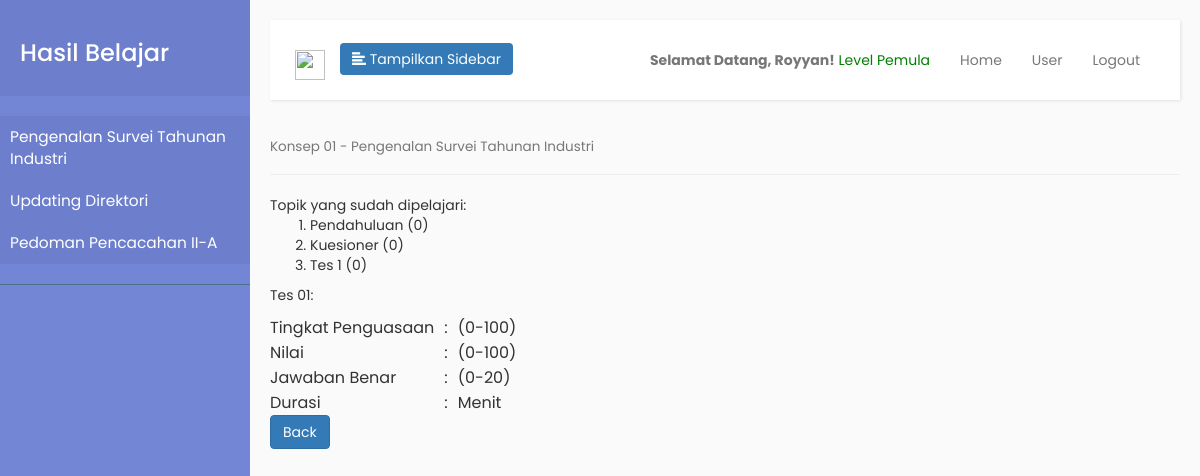
/hasil_belajar.php?konsep_aktif=01&topik_aktif=01 (signed in), run on an earlier commit of the app's database.
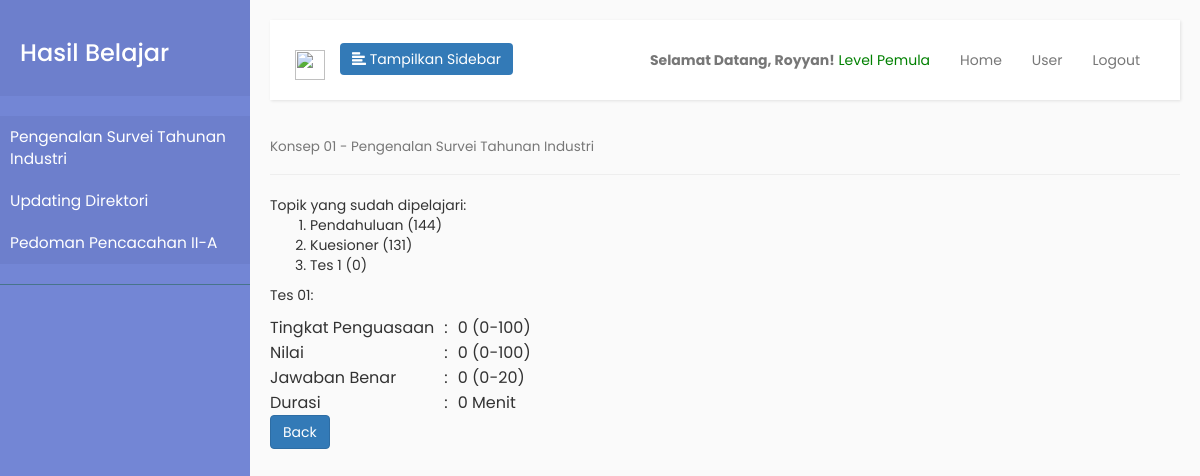
And on a later commit of the database.
### tables this page shows
CREATE TABLE `materi` (
  `id_konsep` varchar(2) NOT NULL,
  `judul_konsep` varchar(256) NOT NULL,
  `id_topik` varchar(4) NOT NULL,
  `judul_topik` varchar(256) NOT NULL,
  `id` int(11) NOT NULL,
  `video_url` varchar(256) NOT NULL
);

CREATE TABLE `riwayattopik` (
  `id` int(11) NOT NULL,
  `ID_siswa` varchar(256) NOT NULL,
  `ID_topik` varchar(256) NOT NULL,
  `jumlah_topik` int(11) NOT NULL
);

CREATE TABLE `konseptes` (
  `id` int(11) NOT NULL,
  `ID_siswa` varchar(256) NOT NULL,
  `ID_tes` varchar(256) NOT NULL,
  `bobot_tes` int(11) NOT NULL,
  `durasi` int(11) NOT NULL,
  `jawaban_benar` int(11) NOT NULL,
  `nilai` int(11) NOT NULL,
  `tingkat_penguasaan` int(11) NOT NULL,
  `jumlah_tes` int(11) NOT NULL
);

### hasil_belajar.php (the view, shortened to what this page needs)
<?php
    require('blog_connect.php');
    $konsep_aktif = $_GET['konsep_aktif'];
    $topik_aktif = $_GET['topik_aktif'];
    $id_siswa = $_SESSION['nip'];
    $query = "SELECT id_konsep, judul_konsep, id_topik, judul_topik, video_url FROM materi WHERE id_konsep = '$konsep_aktif' AND id_topik = " . $konsep_aktif . $topik_aktif;
    $result = $con->query($query);
    $row = $result->fetch(PDO::FETCH_NUM);
    $konsep_aktif_judul = $row[1];
    $query = "SELECT id_siswa, id_tes, bobot_tes, durasi, jawaban_benar, nilai, tingkat_penguasaan, jumlah_tes FROM konseptes WHERE id_siswa = $id_siswa AND id_tes = $konsep_aktif";
    $result = $con->query($query);
    $row = $result->fetch(PDO::FETCH_NUM);
    $durasi = $row[3];
    $jawaban_benar = $row[4];
    $nilai = $row[5];
    $tingkat_penguasaan = $row[6];
?>
<html !DOCTYPE>
    <?php require('head.php'); ?>
    <body>
    <div class="wrapper">
        <?php
            include('sidebar_singkat.php');
        ?>
        <div id="content" class="container">
            <?php
                include('navbar.php');
            ?>
            <h4>
                <small><?php echo "Konsep " . $konsep_aktif . " - " . $konsep_aktif_judul; ?></small>
            </h4>
            <hr />
            Topik yang sudah dipelajari:
            <ol>
            <?php
                $query_judul = "SELECT id_konsep, judul_konsep, id_topik, judul_topik FROM materi WHERE id_konsep = $konsep_aktif";
                $result_judul = $con->query($query_judul);
                while ($row_judul = $result_judul->fetch(PDO::FETCH_NUM)) {
                    $jumlah = 0;
                    $query = "SELECT id_topik, jumlah_topik FROM riwayattopik WHERE id_siswa = $id_siswa AND id_topik = ". $row_judul[2];
                    $result = $con->query($query);
                    $row = $result->fetch(PDO::FETCH_NUM);
                    if ($row != NULL) {
                        $jumlah = $row[1];
                    }
                    echo "<li>" . $row_judul[3] . " (" . $jumlah . ")</ li>";
                }
            ?>
            </ol>
            Tes <?= $konsep_aktif ?>:
            <table>
                <tr>
                    <td>Tingkat Penguasaan</td>
                    <td style="padding:0 10px;">:</td>
                    <td><?= $tingkat_penguasaan ?> (0-100)</td>
                </tr>
                <tr>
                    <td>Nilai</td>
                    <td style="padding:0 10px;">:</td>
                    <td><?= $nilai ?> (0-100)</td>
                </tr>
                <tr>
                    <td>Jawaban Benar</td>
                    <td style="padding:0 10px;">:</td>
                    <td><?= $jawaban_benar ?> (0-20)</td>
                </tr>
                <tr>
                    <td>Durasi</td>
                    <td style="padding:0 10px;">:</td>
                    <td><?= $durasi ?> Menit</td>
                </tr>
            </table>
            <a href="index.php"><button type="submit" class="btn btn-primary">Back</button></a>
        </div>
    </div>
    </body>
</html>

### head.php (shortened to what this page needs)
<head>
    <link rel="stylesheet" href="https://maxcdn.bootstrapcdn.com/bootstrap/3.3.7/css/bootstrap.min.css">
    <link rel="stylesheet" href="https://cdnjs.cloudflare.com/ajax/libs/bootstrap-datepicker/1.4.1/css/bootstrap-datepicker3.css">
    <link rel="stylesheet" href="css/main.css">
    <link rel="stylesheet" href="css/sidebar.css">
</head>

### sidebar_singkat.php (shortened to what this page needs)
<nav id="sidebar">
    <div class="sidebar-header">
        <h3>Hasil Belajar</h3>
    </div>
    <ul class="list-unstyled components">
        <?php
            $query = "SELECT id_konsep, judul_konsep, id_topik, judul_topik FROM materi";
            $result = $con->query($query);
            $row = $result->fetch(PDO::FETCH_NUM);
            $crnt_judul = $row[1];
            $konsep_pilih = 1;
            echo('
                <li class="active">
                            <a href="hasil_belajar.php?konsep_aktif=0'.$konsep_pilih.'&topik_aktif=0'.$konsep_pilih.'">'.$crnt_judul.'</a>
            ');
            while($row = $result->fetch(PDO::FETCH_NUM)) {
                if ($row[1] != $crnt_judul)
                {
                    $crnt_judul = $row[1];
                    $konsep_pilih++;
                    echo (
                            '</li>
                        <li class="active">
                            <a href="hasil_belajar.php?konsep_aktif=0'.$konsep_pilih.'&topik_aktif=0'.$konsep_pilih.'">'.$crnt_judul.'</a>
                    ');
                }
            }
            echo('</li></ul>');
        ?>
</nav>

### navbar.php
<nav class="navbar navbar-default">
    <div class="container-fluid">
        <div class="navbar-header">
            <button type="button" id="sidebarCollapse" class="btn btn-primary navbar-btn">
                <i class="glyphicon glyphicon-align-left"></i>
                <span>Tampilkan Sidebar</span>
            </button>
            <a class="navbar-brand" href="index.php">
                <img src="logo.png" width="30" height="30" alt="">
            </a>
        </div>
        <div class="collapse navbar-collapse" id="bs-example-navbar-collapse-1">
            <ul class="nav navbar-nav navbar-right">
                <li>
                    <a href="#"><b>Selamat Datang, <?= $_SESSION['nama'] ?>!</b> <span style="color:green">Level
                    <?php
                        $level_pengetahuan = $_SESSION['level_pengetahuan'];
                        if ($level_pengetahuan < 40) {
                            echo "Pemula";
                        } else if ($level_pengetahuan >= 40 && $level_pengetahuan <70) {
                            echo "Menengah";
                        } else if ($level_pengetahuan >= 70 && $level_pengetahuan < 90) {
                            echo "Baik!";
                        } else {
                            echo "Ahli!";
                        }
                    ?></span>
                    </a>
                </li>
                <li>
                    <a href="index.php">Home</a>
                </li>
                <li>
                    <a href="profile.php">User</a>
                </li>
                <li>
                    <a href="logout.php">Logout</a>
                </li>
            </ul>
        </div>
    </div>
</nav>

### css/sidebar.css (style rules this page uses)
body { font-family: 'Poppins', sans-serif; background: #fafafa; }
a, a:hover, a:focus { color: inherit; text-decoration: none; transition: all 0.3s; }
.navbar { padding: 15px 10px; background: #fff; border: none; border-radius: 0; margin-bottom: 40px; box-shadow: 1px 1px 3px rgba(0, 0, 0, 0.1); }
.navbar-btn { box-shadow: none; outline: none !important; border: none; }
.wrapper { display: flex; align-items: stretch; }
#sidebar { min-width: 250px; max-width: 250px; background: #7386D5; color: #fff; transition: all 0.3s; }
#sidebar .sidebar-header { padding: 20px; background: #6d7fcc; }
#sidebar ul.components { padding: 20px 0; border-bottom: 1px solid #47748b; }
#sidebar ul li a { padding: 10px; font-size: 1.1em; display: block; }
#sidebar ul li.active>a, a[aria-expanded="true"] { color: #fff; background: #6d7fcc; }
#content { padding: 20px; min-height: 100vh; transition: all 0.3s; }

What changed in the data, as far as the page shows it:
computed for materi "Pendahuluan": riwayattopik.jumlah_topik "0" → "144"
computed for materi "Kuesioner": riwayattopik.jumlah_topik "0" → "131"
added konseptes: tingkat_penguasaan "0", nilai "0", jawaban_benar "0", durasi "0"
